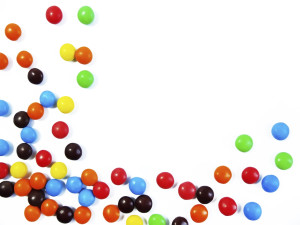
#> input picture Adhisha_Gupta/OpenCV_Tutorial/OpenCV_Edge_Contour_Shape_Corner/Smarties.jpg, 300 x 225 px
$ jupyter execute OpenCv_CircleDetection.ipynb
#> lines starting #> are read from the running program, lines starting #| are printed output that depends on the picture; after the words box and inside, x2 and y2 are one past the last pixel; in counts of white or black regions, pixels touching at a corner belong together
To detect a circle in an image we use

(x - xcenter)^2 + (y - ycenter)^2 = r^2

where (x_center and y_center) is the center of the circle, and r is the radius of the circle.

[cell 1]
import numpy as np
import cv2 as cv

[cell 2]
img = cv.imread('Smarties.jpg')
#> img is the input picture: shape (225, 300, 3); mean B, G, R 219.9, 224.3, 232.2
output = img.copy()

gray = cv.cvtColor(img, cv.COLOR_BGR2GRAY)
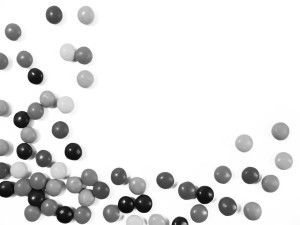
#> gray: shape (225, 300); min 5, max 255, mean 226.1
gray = cv.medianBlur(gray, 5)
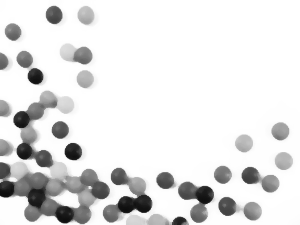
#> gray: shape (225, 300); min 13, max 255, mean 226.4

circles = cv.HoughCircles(gray, cv.HOUGH_GRADIENT, 1, 20,
                          param1=50, param2=30, minRadius=0, maxRadius=0)
#> circles = 21 rows, first 8: [84.5, 142.5, 65.6], [94.5, 99.5, 89.5], [71.5, 124.5, 63.2], [46.5, 163.5, 36.4], [60.5, 146.5, 39.1], [145.5, 163.5, 61.9], [283.5, 160.5, 9.1], [86.5, 163.5, 26.6]

# cv.HOUGH_GRADIENT - method
# 1 is dp - Inverse ratio of the accumulator resolution to the image resolution
# 20 is minDist - Min. distance b/w the centre of the detected circles.
# param1=50 - First Method specific parameter. In case of Hough_Gradient, it is the higher threshold of the two passed to the Canny edge detector (the lower one is twice smaller).
# param2=30 - Second Method specific parameter. In case of Hough_Gradient, it is the accumulator threshold for the circle centers at the detection stage.
# maxRadius=0 - Max. Circle radius. If <= 0, uses the max. image dimension. If < 0, returns centers without finding the radius.
# minRadius=0 - Min. circle radius.

detected_circles = np.uint16(np.around(circles)) # This will convert detected circles into integers.
#> detected_circles = 21 rows, first 8: [84, 142, 66], [94, 100, 90], [72, 124, 63], [46, 164, 36], [60, 146, 39], [146, 164, 62], [284, 160, 9], [86, 164, 27]


for (x, y ,r) in detected_circles[0, :]:
    cv.circle(output, (x, y), r, (0, 0, 0), 3)
    cv.circle(output, (x, y), 2, (0, 255, 255), 3)
#> this loop made 21 passes
#> (x, y, r) on passes 1 to 12: (84, 142, 66), (94, 100, 90), (72, 124, 63), (46, 164, 36), (60, 146, 39), (146, 164, 62), (284, 160, 9), (86, 164, 27), (118, 176, 8), (48, 130, 24), (72, 204, 20), (186, 190, 9)
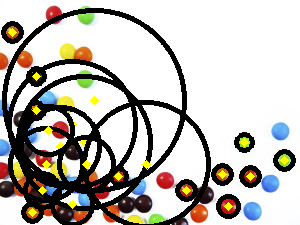
#> output: shape (225, 300, 3); mean B, G, R 180.5, 185.9, 189.8


cv.imshow('output',output)
cv.waitKey(0)
cv.destroyAllWindows()

$ run again, with Adhisha_Gupta/OpenCV_Tutorial/OpenCV_Edge_Contour_Shape_Corner/shapes.jpg copied over Adhisha_Gupta/OpenCV_Tutorial/OpenCV_Edge_Contour_Shape_Corner/Smarties.jpg
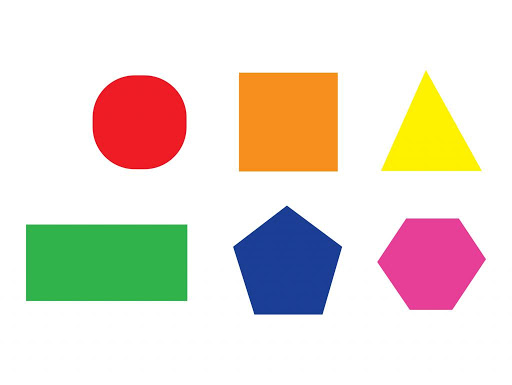
#> input picture Adhisha_Gupta/OpenCV_Tutorial/OpenCV_Edge_Contour_Shape_Corner/shapes.jpg, 512 x 385 px
#> img is the input picture: shape (385, 512, 3); mean B, G, R 209.6, 220.8, 230.3
#> `gray = cv.cvtColor(img, cv.COLOR_BGR2GRAY)`:
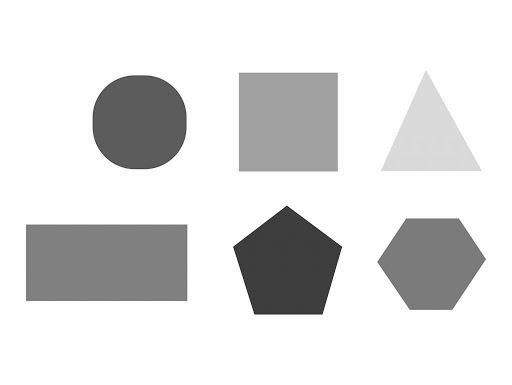
#> gray: shape (385, 512); min 28, max 255, mean 222.3
#> circles = [[138.5, 121.5, 48.5]]
#> detected_circles = [[138, 122, 48]]
#> the loop `for (x, y ,r) in detected_circles[0, :]:` made 1 pass
#> after the loop `for (x, y ,r) in detected_circles[0, :]:`:
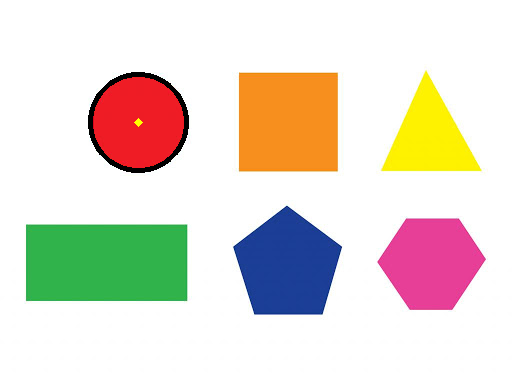
#> output: shape (385, 512, 3); 0.77% of pixels changed, all inside (x1, y1, x2, y2) = (88, 72, 189, 173)

$ run again, with Adhisha_Gupta/OpenCV_Tutorial/OpenCV_Edge_Contour_Shape_Corner/shapes1.jpg copied over Adhisha_Gupta/OpenCV_Tutorial/OpenCV_Edge_Contour_Shape_Corner/Smarties.jpg
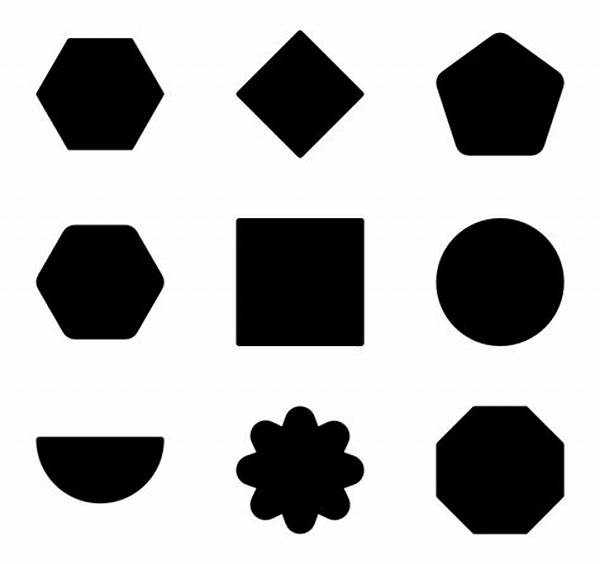
#> input picture Adhisha_Gupta/OpenCV_Tutorial/OpenCV_Edge_Contour_Shape_Corner/shapes1.jpg, 600 x 564 px
#> img is the input picture: shape (564, 600, 3); min 0, max 255, mean 177.2
#> circles = [[499.5, 282.5, 63.8], [99.5, 439.5, 64], [102.5, 277.5, 57.8], [99.5, 303.5, 46.3], [265.5, 435.5, 15.5], [299.5, 422.5, 16], [348.5, 469.5, 15.1], [332.5, 437.5, 17.4], [251.5, 469.5, 16.1], [265.5, 504.5, 15.5], [333.5, 504.5, 15.5]]
#> detected_circles = [[500, 282, 64], [100, 440, 64], [102, 278, 58], [100, 304, 46], [266, 436, 16], [300, 422, 16], [348, 470, 15], [332, 438, 17], [252, 470, 16], [266, 504, 16], [334, 504, 16]]
#> the loop `for (x, y ,r) in detected_circles[0, :]:` made 11 passes
#> after the loop `for (x, y ,r) in detected_circles[0, :]:`:
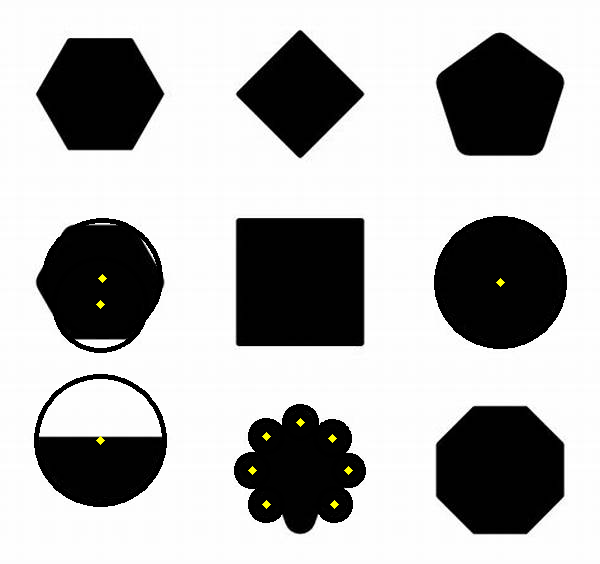
#> output: shape (564, 600, 3); 2.89% of pixels changed, all inside (x1, y1, x2, y2) = (34, 216, 567, 523)
